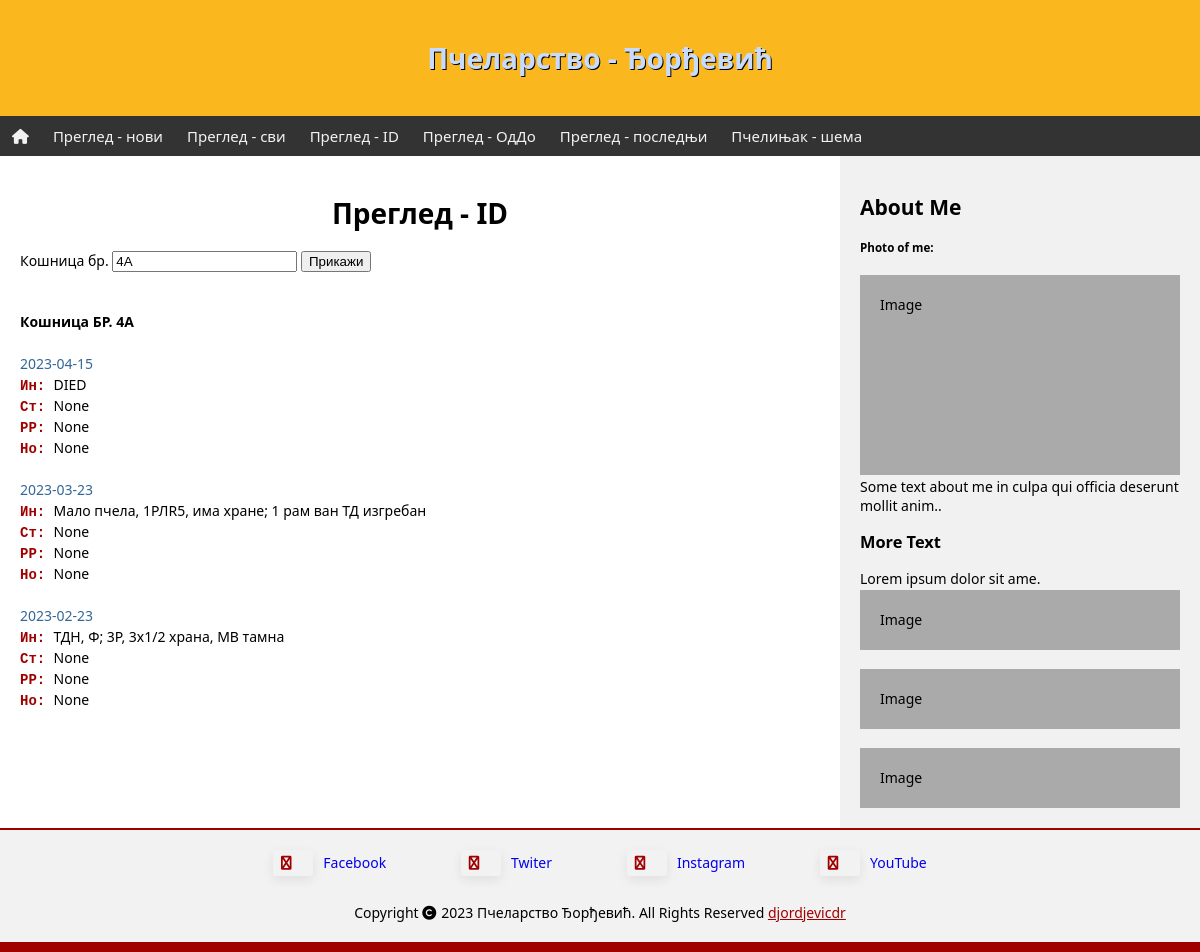
Before: /inspect_by_id?hive_id=4A with the older database file.
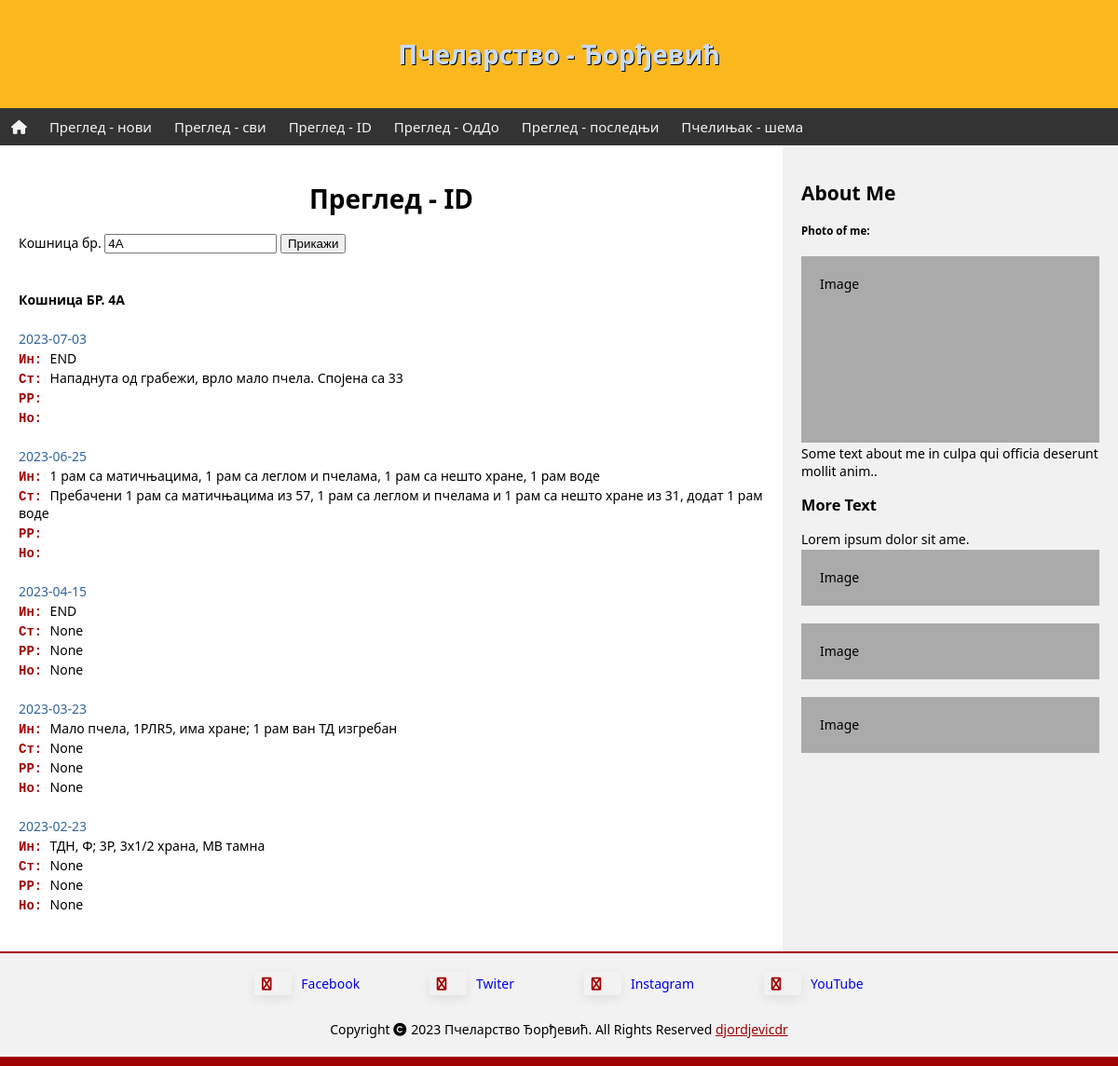
After: the same page with the newer database file.
### tables this page shows
CREATE TABLE inspect (id INTEGER PRIMARY KEY ASC AUTOINCREMENT NOT NULL, hive_id TEXT (2) NOT NULL, date DATE NOT NULL, state VARCHAR (255), interv VARCHAR (255), frames VARCHAR (127), note VARCHAR (255));

### app.py (the view)
@app.route("/inspect_by_id")
def inspect_by_id():
    db = os.path.join(app.root_path, 'pcelinjak.db')
    con = sqlite3.connect(db)
    cur = con.cursor()
    hive_id = request.args.get("hive_id")
    if hive_id == None:
        return render_template("inspect_by_id.html", hive_id=None, review=None)
    else:
        sql="""
        SELECT date, hive_id, interv, state, frames, note
        FROM inspect
        WHERE hive_id=?
        ORDER BY date DESC
        """
        cur.execute(sql, (hive_id,))
        rew=cur.fetchall()
        con.close()
        return render_template("inspect_by_id.html", hive_id=hive_id, review=rew)

### templates/inspect_by_id.html
{% extends 'template.html' %}
{% block content %}
<h1>Преглед - ID</h1>
<form>
  <label for="hive_id">Кошница бр.</label>
  <input type="text" name="hive_id" id="hive_id" {% if hive_id != None %} value="{{ hive_id }}" {% endif %} />
  <input type="submit" value="Прикажи" />
</form>
{% if review != None %}
  <br>
  <br>
  <p><b>Кошница БР. {{ hive_id }}</b></p>
  <br>
  {% for (date, hive_id, state, interv, frames, note) in review %}
    <p style="color: #336699">{{ date }}</p>
	  <p><span class="vst">Ин: </span>{{ interv }}</p>
    <p><span class="vst">Ст: </span>{{ state }}</p>
	  <p><span class="vst">РР: </span>{{ frames }}</p>
	  <p><span class="vst">Но: </span>{{ note }}</p>
    <br>
  {% endfor %}
{% endif %}
{% endblock content %}

### templates/template.html (shortened to what this page needs)
<!DOCTYPE html>
<html>
<head>
<link rel="stylesheet" href="https://cdnjs.cloudflare.com/ajax/libs/font-awesome/6.4.0/css/all.min.css">
<link rel="stylesheet" href="static/css/style.css">
<link rel="stylesheet" href="static/css/nice_table.css">
</head>
<body>
<div class="header">
  <h1>Пчеларство - Ђорђевић</h1>
</div>
<div class="topnav" id="myTopnav">
    <a href="/" class="home"><i class="fa fa-home"></i></a>
    <a href="/inspect_add">Преглед - нови</a>
    <a href="/inspect_all">Преглед - сви</a>
    <a href="/inspect_by_id">Преглед - ID</a>
    <a href="/inspect_by_date">Преглед - ОдДо</a>
    <a href="/inspect_last">Преглед - последњи</a>
    <a href="/shema">Пчелињак - шема</a>
</div>
<div class="row">
  <div class="main">
    {% block content %}
    {% endblock content %}
  </div>
  <div class="side">
    <h2>About Me</h2>
    <h5>Photo of me:</h5>
    <div class="fakeimg" style="height:200px;">Image</div>
    <p>Some text about me in culpa qui officia deserunt mollit anim..</p>
    <h3>More Text</h3>
    <p>Lorem ipsum dolor sit ame.</p>
    <div class="fakeimg" style="height:60px;">Image</div><br>
    <div class="fakeimg" style="height:60px;">Image</div><br>
    <div class="fakeimg" style="height:60px;">Image</div>
  </div>
</div>
<div class="footer">
  <ul class="social">
    <li><a href="https://www.facebook.com/djordjevicdr" target="_blank"><i class="fa fa-facebook-square" aria-hidden="true"></i><span class="notranslate">Facebook</span></a></li>
    <li><a href="http://www.twitter.com/djordjevicdr" target="_blank"><i class="fa fa-twitter-square" aria-hidden="true"></i><span class="notranslate">Twiter</span></a></li>
    <li><a href="https://www.instagram.com/djordjevicdr/" target="_blank"><i class="fa fa-instagram" aria-hidden="true"></i><span class="notranslate">Instagram</span></a></li>
    <li style="margin-right: 0 !important;"><a href="http://www.youtube.com/user/djordjevicdr" target="_blank"><i class="fa fa-youtube" aria-hidden="true"></i><span class="notranslate">YouTube</span></a></li>
  </ul>
  <div style="margin: 20px 10px auto">
    Copyright <i class="fa fa-copyright" aria-hidden="true" style="margin-right: 5px;"></i>2023 Пчеларство Ђорђевић. All Rights Reserved <a href="https://mail.google.com/mail/?view=cm&fs=1&tf=1&to=djordjevicdr@gmail.com" target="_blank" style="color: #a00000">djordjevicdr</a>
  </div>
</div>
</body>
</html>

### static/css/style.css (style rules this page uses)
* { box-sizing: border-box; }
body { margin: 0; font-family: 'Segoe UI', Tahoma, Geneva, Verdana, sans-serif; font-size: 14px; }
p { margin-top: 2px; margin-bottom: 2px; }
h1 { text-align: center; }
.header { padding: 20px; text-align: center; background: #fab71e;; color: white; }
.header h1 { color: #c7dbff; text-shadow: 1px 1px #000000; }
.topnav { overflow: hidden; background-color: #333; }
.topnav a { float: left; display: block; color: #f2f2f2; text-align: center; padding: 10px 12px; text-decoration: none; font-size: 15px; }
.home { color: white; }
.row { display: flex; flex-wrap: wrap; }
.side { flex: 30%; background-color: #f1f1f1; padding: 20px; }
.main { flex: 70%; background-color: white; padding: 20px; }
.fakeimg { background-color: #aaa; width: 100%; padding: 20px; }
.footer { padding: 20px; text-align: center; background: #f2f2f2; border-top: 2px solid #a00000; border-bottom: 10px solid #a00000; }
.social { display: flex; flex-direction: row; list-style-type: none; display: table; margin: 0 auto; padding: 0; }
.social a { text-decoration: none; }
.social a i { box-shadow: rgb(0 0 0 / 8%) 0px 4px 12px; padding: 0.4em 1em 0.4em 0em; border-radius: 3px; color: #a00000; width: 40px; text-align: center; margin-bottom: 7px; margin-right: 10px; }
.social li { display:inline; margin-right: 75px; }
.vst { color: #a00000; font-weight: 600; font-family: 'Courier New', Courier, monospace; }

Changed rows visible on the page:
added inspect: date "2023-07-03", state "END", interv "Нападнута од грабежи, врло мало пчела. Спојена са 33"
added inspect: date "2023-06-25", state "1 рам са матичњацима, 1 рам са леглом и пчелама, 1 рам са нешто хране, 1 рам воде", interv "Пребачени 1 рам са матичњацима из 57, 1 рам са леглом и пчелама и 1 рам са нешто хране из 31, додат 1 рам воде"
changed inspect (number 3 of 5 on the later page): state "DIED" → "END"
